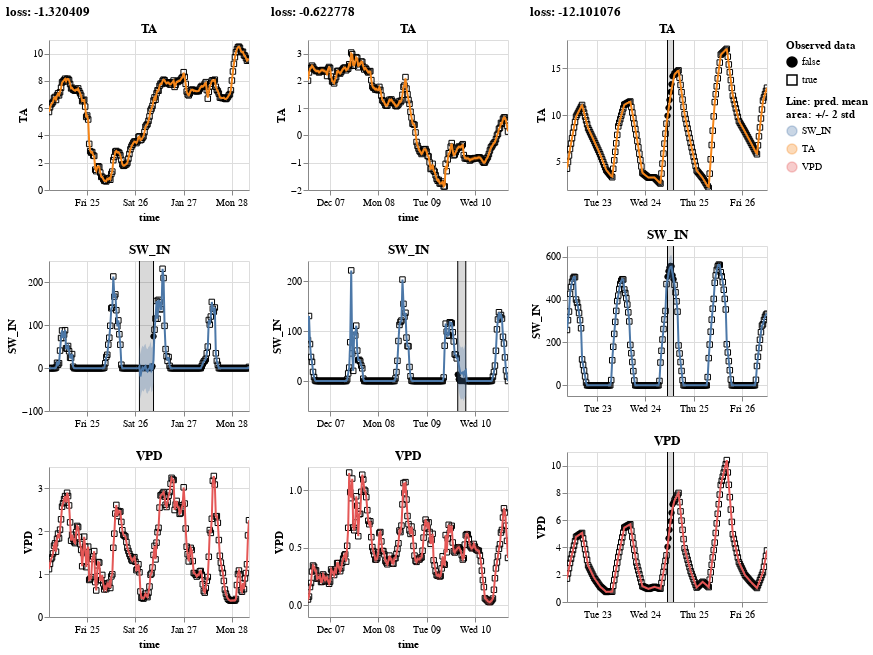

Here is the notebook cell this chart was saved with:
### Code cell
show_results(learn)

### Figure 1 — Vega-Lite specification as saved in the notebook (floating-point values rounded to 4 significant figures; data arrays with more than 128 entries replaced by an {"elided": "..."} marker saying what was removed)
{"config": {"view": {"continuousWidth": 400, "continuousHeight": 300}}, "hconcat": [{"vconcat": [{"hconcat": [{"layer": [{"mark": {"type": "point", "color": "black", "fillOpacity": 1, "strokeWidth": 1}, "encoding": {"fill": {"field": "is_present", "legend": {"title": ["Observed data"]}, "scale": {"range": ["black", "#ffffff00"]}, "type": "nominal"}, "shape": {"field": "is_present", "type": "nominal"}, "x": {"axis": {"domain": true, "labels": true, "ticks": true, "title": "time"}, "field": "time", "type": "temporal"}, "y": {"field": "value", "scale": {"zero": false}, "title": "TA", "type": "quantitative"}}}, {"layer": [{"mark": "errorband", "encoding": {"color": {"field": "variable", "legend": {"title": ["Line: pred. mean", "area: +/- 2 std"]}, "type": "nominal"}, "x": {"field": "time", "type": "temporal"}, "y": {"field": "err_low", "scale": {"zero": false}, "title": "TA", "type": "quantitative"}, "y2": {"field": "err_high"}}, "name": "view_55"}, {"mark": "line", "encoding": {"color": {"field": "variable", "type": "nominal"}, "x": {"field": "time", "type": "temporal"}, "y": {"field": "mean", "scale": {"zero": false}, "title": "TA", "type": "quantitative"}}}]}], "height": 150, "title": "TA", "width": 200}], "data": {"name": "data-c6e739cdb0237c717659eb60ef3456b7"}}, {"hconcat": [{"layer": [{"data": {"name": "data-c143ad05141f71e30f04fb8bbbad57b0"}, "mark": {"type": "point", "color": "black", "fillOpacity": 1, "strokeWidth": 1}, "encoding": {"fill": {"field": "is_present", "legend": {"title": ["Observed data"]}, "scale": {"range": ["black", "#ffffff00"]}, "type": "nominal"}, "shape": {"field": "is_present", "type": "nominal"}, "x": {"axis": {"domain": true, "labels": true, "ticks": true, "title": "time"}, "field": "time", "type": "temporal"}, "y": {"field": "value", "scale": {"zero": false}, "title": "SW_IN", "type": "quantitative"}}}, {"layer": [{"mark": "rule", "encoding": {"x": {"axis": {"domain": false, "labels": false, "ticks": false, "title": null}, "field": "gap_start", "type": "temporal"}}}, {"mark": "rule", "encoding": {"x": {"axis": {"domain": false, "labels": false, "ticks": false, "title": null}, "field": "gap_end", "type": "temporal"}}}, {"mark": {"type": "rect", "color": "black", "opacity": 0.15}, "encoding": {"x": {"axis": {"domain": false, "labels": false, "ticks": false, "title": null}, "field": "gap_start", "type": "temporal"}, "x2": {"field": "gap_end"}}}], "data": {"name": "data-8351d1b9488fce4851e355e83ee9dc9b"}}, {"layer": [{"mark": "errorband", "encoding": {"color": {"field": "variable", "legend": {"title": ["Line: pred. mean", "area: +/- 2 std"]}, "type": "nominal"}, "x": {"field": "time", "type": "temporal"}, "y": {"field": "err_low", "scale": {"zero": false}, "title": "SW_IN", "type": "quantitative"}, "y2": {"field": "err_high"}}, "name": "view_56"}, {"mark": "line", "encoding": {"color": {"field": "variable", "type": "nominal"}, "x": {"field": "time", "type": "temporal"}, "y": {"field": "mean", "scale": {"zero": false}, "title": "SW_IN", "type": "quantitative"}}}], "data": {"name": "data-c143ad05141f71e30f04fb8bbbad57b0"}}], "height": 150, "title": "SW_IN", "width": 200}]}, {"hconcat": [{"layer": [{"mark": {"type": "point", "color": "black", "fillOpacity": 1, "strokeWidth": 1}, "encoding": {"fill": {"field": "is_present", "legend": {"title": ["Observed data"]}, "scale": {"range": ["black", "#ffffff00"]}, "type": "nominal"}, "shape": {"field": "is_present", "type": "nominal"}, "x": {"axis": {"domain": true, "labels": true, "ticks": true, "title": "time"}, "field": "time", "type": "temporal"}, "y": {"field": "value", "scale": {"zero": false}, "title": "VPD", "type": "quantitative"}}}, {"layer": [{"mark": "errorband", "encoding": {"color": {"field": "variable", "legend": {"title": ["Line: pred. mean", "area: +/- 2 std"]}, "type": "nominal"}, "x": {"field": "time", "type": "temporal"}, "y": {"field": "err_low", "scale": {"zero": false}, "title": "VPD", "type": "quantitative"}, "y2": {"field": "err_high"}}, "name": "view_57"}, {"mark": "line", "encoding": {"color": {"field": "variable", "type": "nominal"}, "x": {"field": "time", "type": "temporal"}, "y": {"field": "mean", "scale": {"zero": false}, "title": "VPD", "type": "quantitative"}}}]}], "height": 150, "title": "VPD", "width": 200}], "data": {"name": "data-77a1827f39169efe3a2e698d38e4e4c4"}}], "title": "loss: -1.320409"}, {"vconcat": [{"hconcat": [{"layer": [{"mark": {"type": "point", "color": "black", "fillOpacity": 1, "strokeWidth": 1}, "encoding": {"fill": {"field": "is_present", "legend": {"title": ["Observed data"]}, "scale": {"range": ["black", "#ffffff00"]}, "type": "nominal"}, "shape": {"field": "is_present", "type": "nominal"}, "x": {"axis": {"domain": true, "labels": true, "ticks": true, "title": "time"}, "field": "time", "type": "temporal"}, "y": {"field": "value", "scale": {"zero": false}, "title": "TA", "type": "quantitative"}}}, {"layer": [{"mark": "errorband", "encoding": {"color": {"field": "variable", "legend": {"title": ["Line: pred. mean", "area: +/- 2 std"]}, "type": "nominal"}, "x": {"field": "time", "type": "temporal"}, "y": {"field": "err_low", "scale": {"zero": false}, "title": "TA", "type": "quantitative"}, "y2": {"field": "err_high"}}, "name": "view_58"}, {"mark": "line", "encoding": {"color": {"field": "variable", "type": "nominal"}, "x": {"field": "time", "type": "temporal"}, "y": {"field": "mean", "scale": {"zero": false}, "title": "TA", "type": "quantitative"}}}]}], "height": 150, "title": "TA", "width": 200}], "data": {"name": "data-d82586cdec85607ca7e0e2f27ee030cd"}}, {"hconcat": [{"layer": [{"data": {"name": "data-3852b141a0a57c1398fd499c53c56f02"}, "mark": {"type": "point", "color": "black", "fillOpacity": 1, "strokeWidth": 1}, "encoding": {"fill": {"field": "is_present", "legend": {"title": ["Observed data"]}, "scale": {"range": ["black", "#ffffff00"]}, "type": "nominal"}, "shape": {"field": "is_present", "type": "nominal"}, "x": {"axis": {"domain": true, "labels": true, "ticks": true, "title": "time"}, "field": "time", "type": "temporal"}, "y": {"field": "value", "scale": {"zero": false}, "title": "SW_IN", "type": "quantitative"}}}, {"layer": [{"mark": "rule", "encoding": {"x": {"axis": {"domain": false, "labels": false, "ticks": false, "title": null}, "field": "gap_start", "type": "temporal"}}}, {"mark": "rule", "encoding": {"x": {"axis": {"domain": false, "labels": false, "ticks": false, "title": null}, "field": "gap_end", "type": "temporal"}}}, {"mark": {"type": "rect", "color": "black", "opacity": 0.15}, "encoding": {"x": {"axis": {"domain": false, "labels": false, "ticks": false, "title": null}, "field": "gap_start", "type": "temporal"}, "x2": {"field": "gap_end"}}}], "data": {"name": "data-4e5fcae6dfe3f247ea158f61666d8113"}}, {"layer": [{"mark": "errorband", "encoding": {"color": {"field": "variable", "legend": {"title": ["Line: pred. mean", "area: +/- 2 std"]}, "type": "nominal"}, "x": {"field": "time", "type": "temporal"}, "y": {"field": "err_low", "scale": {"zero": false}, "title": "SW_IN", "type": "quantitative"}, "y2": {"field": "err_high"}}, "name": "view_59"}, {"mark": "line", "encoding": {"color": {"field": "variable", "type": "nominal"}, "x": {"field": "time", "type": "temporal"}, "y": {"field": "mean", "scale": {"zero": false}, "title": "SW_IN", "type": "quantitative"}}}], "data": {"name": "data-3852b141a0a57c1398fd499c53c56f02"}}], "height": 150, "title": "SW_IN", "width": 200}]}, {"hconcat": [{"layer": [{"mark": {"type": "point", "color": "black", "fillOpacity": 1, "strokeWidth": 1}, "encoding": {"fill": {"field": "is_present", "legend": {"title": ["Observed data"]}, "scale": {"range": ["black", "#ffffff00"]}, "type": "nominal"}, "shape": {"field": "is_present", "type": "nominal"}, "x": {"axis": {"domain": true, "labels": true, "ticks": true, "title": "time"}, "field": "time", "type": "temporal"}, "y": {"field": "value", "scale": {"zero": false}, "title": "VPD", "type": "quantitative"}}}, {"layer": [{"mark": "errorband", "encoding": {"color": {"field": "variable", "legend": {"title": ["Line: pred. mean", "area: +/- 2 std"]}, "type": "nominal"}, "x": {"field": "time", "type": "temporal"}, "y": {"field": "err_low", "scale": {"zero": false}, "title": "VPD", "type": "quantitative"}, "y2": {"field": "err_high"}}, "name": "view_60"}, {"mark": "line", "encoding": {"color": {"field": "variable", "type": "nominal"}, "x": {"field": "time", "type": "temporal"}, "y": {"field": "mean", "scale": {"zero": false}, "title": "VPD", "type": "quantitative"}}}]}], "height": 150, "title": "VPD", "width": 200}], "data": {"name": "data-729c28212eda5fc74f5877f20551af19"}}], "title": "loss: -0.622778"}, {"vconcat": [{"hconcat": [{"layer": [{"data": {"name": "data-6e08206d18593b71dd216e66b0f281d2"}, "mark": {"type": "point", "color": "black", "fillOpacity": 1, "strokeWidth": 1}, "encoding": {"fill": {"field": "is_present", "legend": {"title": ["Observed data"]}, "scale": {"range": ["black", "#ffffff00"]}, "type": "nominal"}, "shape": {"field": "is_present", "type": "nominal"}, "x": {"axis": {"domain": true, "labels": true, "ticks": true, "title": "time"}, "field": "time", "type": "temporal"}, "y": {"field": "value", "scale": {"zero": false}, "title": "TA", "type": "quantitative"}}}, {"layer": [{"mark": "rule", "encoding": {"x": {"axis": {"domain": false, "labels": false, "ticks": false, "title": null}, "field": "gap_start", "type": "temporal"}}}, {"mark": "rule", "encoding": {"x": {"axis": {"domain": false, "labels": false, "ticks": false, "title": null}, "field": "gap_end", "type": "temporal"}}}, {"mark": {"type": "rect", "color": "black", "opacity": 0.15}, "encoding": {"x": {"axis": {"domain": false, "labels": false, "ticks": false, "title": null}, "field": "gap_start", "type": "temporal"}, "x2": {"field": "gap_end"}}}], "data": {"name": "data-84bd317a1728554b176db5b1417f58cc"}}, {"layer": [{"mark": "errorband", "encoding": {"color": {"field": "variable", "legend": {"title": ["Line: pred. mean", "area: +/- 2 std"]}, "type": "nominal"}, "x": {"field": "time", "type": "temporal"}, "y": {"field": "err_low", "scale": {"zero": false}, "title": "TA", "type": "quantitative"}, "y2": {"field": "err_high"}}, "name": "view_61"}, {"mark": "line", "encoding": {"color": {"field": "variable", "type": "nominal"}, "x": {"field": "time", "type": "temporal"}, "y": {"field": "mean", "scale": {"zero": false}, "title": "TA", "type": "quantitative"}}}], "data": {"name": "data-6e08206d18593b71dd216e66b0f281d2"}}], "height": 150, "title": "TA", "width": 200}]}, {"hconcat": [{"layer": [{"data": {"name": "data-c5f62bfc91a595528dcdf450eb254142"}, "mark": {"type": "point", "color": "black", "fillOpacity": 1, "strokeWidth": 1}, "encoding": {"fill": {"field": "is_present", "legend": {"title": ["Observed data"]}, "scale": {"range": ["black", "#ffffff00"]}, "type": "nominal"}, "shape": {"field": "is_present", "type": "nominal"}, "x": {"axis": {"domain": true, "labels": true, "ticks": true, "title": "time"}, "field": "time", "type": "temporal"}, "y": {"field": "value", "scale": {"zero": false}, "title": "SW_IN", "type": "quantitative"}}}, {"layer": [{"mark": "rule", "encoding": {"x": {"axis": {"domain": false, "labels": false, "ticks": false, "title": null}, "field": "gap_start", "type": "temporal"}}}, {"mark": "rule", "encoding": {"x": {"axis": {"domain": false, "labels": false, "ticks": false, "title": null}, "field": "gap_end", "type": "temporal"}}}, {"mark": {"type": "rect", "color": "black", "opacity": 0.15}, "encoding": {"x": {"axis": {"domain": false, "labels": false, "ticks": false, "title": null}, "field": "gap_start", "type": "temporal"}, "x2": {"field": "gap_end"}}}], "data": {"name": "data-84bd317a1728554b176db5b1417f58cc"}}, {"layer": [{"mark": "errorband", "encoding": {"color": {"field": "variable", "legend": {"title": ["Line: pred. mean", "area: +/- 2 std"]}, "type": "nominal"}, "x": {"field": "time", "type": "temporal"}, "y": {"field": "err_low", "scale": {"zero": false}, "title": "SW_IN", "type": "quantitative"}, "y2": {"field": "err_high"}}, "name": "view_62"}, {"mark": "line", "encoding": {"color": {"field": "variable", "type": "nominal"}, "x": {"field": "time", "type": "temporal"}, "y": {"field": "mean", "scale": {"zero": false}, "title": "SW_IN", "type": "quantitative"}}}], "data": {"name": "data-c5f62bfc91a595528dcdf450eb254142"}}], "height": 150, "title": "SW_IN", "width": 200}]}, {"hconcat": [{"layer": [{"data": {"name": "data-6b09d7e7d51e9fde749ae67c81ae49a5"}, "mark": {"type": "point", "color": "black", "fillOpacity": 1, "strokeWidth": 1}, "encoding": {"fill": {"field": "is_present", "legend": {"title": ["Observed data"]}, "scale": {"range": ["black", "#ffffff00"]}, "type": "nominal"}, "shape": {"field": "is_present", "type": "nominal"}, "x": {"axis": {"domain": true, "labels": true, "ticks": true, "title": "time"}, "field": "time", "type": "temporal"}, "y": {"field": "value", "scale": {"zero": false}, "title": "VPD", "type": "quantitative"}}}, {"layer": [{"mark": "rule", "encoding": {"x": {"axis": {"domain": false, "labels": false, "ticks": false, "title": null}, "field": "gap_start", "type": "temporal"}}}, {"mark": "rule", "encoding": {"x": {"axis": {"domain": false, "labels": false, "ticks": false, "title": null}, "field": "gap_end", "type": "temporal"}}}, {"mark": {"type": "rect", "color": "black", "opacity": 0.15}, "encoding": {"x": {"axis": {"domain": false, "labels": false, "ticks": false, "title": null}, "field": "gap_start", "type": "temporal"}, "x2": {"field": "gap_end"}}}], "data": {"name": "data-84bd317a1728554b176db5b1417f58cc"}}, {"layer": [{"mark": "errorband", "encoding": {"color": {"field": "variable", "legend": {"title": ["Line: pred. mean", "area: +/- 2 std"]}, "type": "nominal"}, "x": {"field": "time", "type": "temporal"}, "y": {"field": "err_low", "scale": {"zero": false}, "title": "VPD", "type": "quantitative"}, "y2": {"field": "err_high"}}, "name": "view_63"}, {"mark": "line", "encoding": {"color": {"field": "variable", "type": "nominal"}, "x": {"field": "time", "type": "temporal"}, "y": {"field": "mean", "scale": {"zero": false}, "title": "VPD", "type": "quantitative"}}}], "data": {"name": "data-6b09d7e7d51e9fde749ae67c81ae49a5"}}], "height": 150, "title": "VPD", "width": 200}]}], "title": "loss: -12.101076"}], "params": [{"name": "param_83", "select": {"type": "interval", "encodings": ["x"]}, "bind": "scales", "views": ["view_55", "view_56", "view_57"]}, {"name": "param_87", "select": {"type": "interval", "encodings": ["x"]}, "bind": "scales", "views": ["view_58", "view_59", "view_60"]}, {"name": "param_91", "select": {"type": "interval", "encodings": ["x"]}, "bind": "scales", "views": ["view_61", "view_62", "view_63"]}], "$schema": "https://vega.github.io/schema/vega-lite/v5.2.0.json", "datasets": {"data-c6e739cdb0237c717659eb60ef3456b7": {"elided": "200 records"}, "data-c143ad05141f71e30f04fb8bbbad57b0": {"elided": "200 records"}, "data-8351d1b9488fce4851e355e83ee9dc9b": [{"gap_start": "2002-01-26T02:00:00", "gap_end": "2002-01-26T09:00:00"}], "data-77a1827f39169efe3a2e698d38e4e4c4": {"elided": "200 records"}, "data-d82586cdec85607ca7e0e2f27ee030cd": {"elided": "200 records"}, "data-3852b141a0a57c1398fd499c53c56f02": {"elided": "200 records"}, "data-4e5fcae6dfe3f247ea158f61666d8113": [{"gap_start": "2008-12-09T15:30:00", "gap_end": "2008-12-09T19:30:00"}], "data-729c28212eda5fc74f5877f20551af19": {"elided": "200 records"}, "data-6e08206d18593b71dd216e66b0f281d2": {"elided": "200 records"}, "data-84bd317a1728554b176db5b1417f58cc": [{"gap_start": "2010-03-24T11:00:00", "gap_end": "2010-03-24T14:00:00"}], "data-c5f62bfc91a595528dcdf450eb254142": {"elided": "200 records"}, "data-6b09d7e7d51e9fde749ae67c81ae49a5": {"elided": "200 records"}}}
